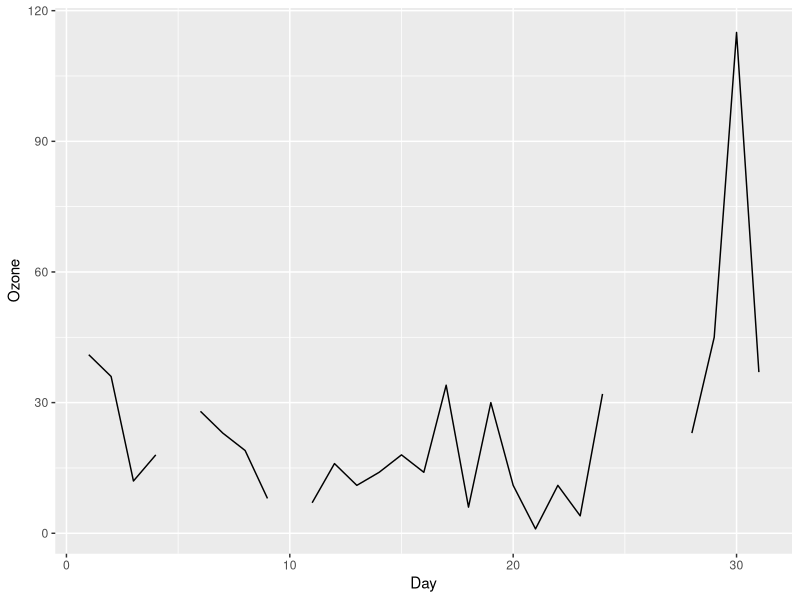
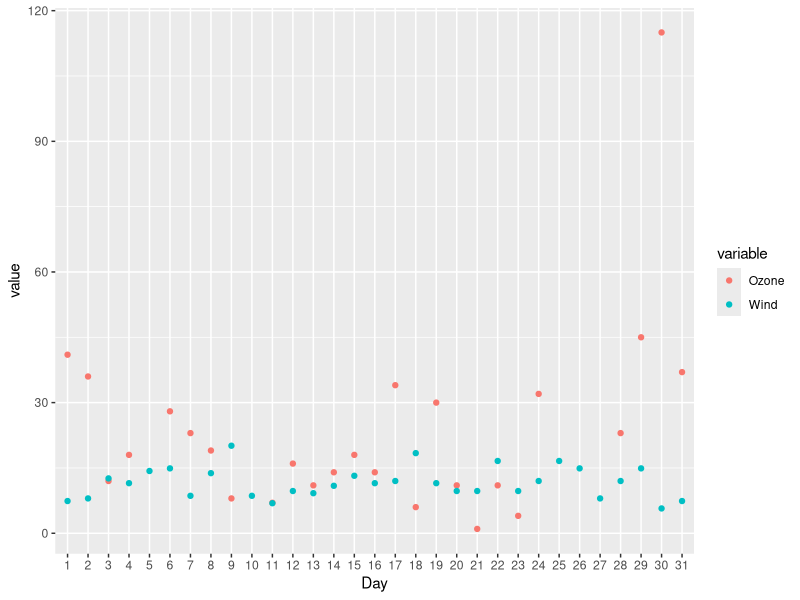

Here is the R script that generated these plots, in order:
head(airquality)
library(ggplot2)
library(dplyr)

filter(airquality, Month == 5) %>% 
  ggplot(aes(x = Day, y = Ozone)) +
  geom_line()

library(reshape2)

p <- filter(airquality, Month == 5) %>% 
  select(Day, Ozone, Wind) %>% 
  mutate(Day = factor(Day)) %>% 
  melt %>% 
  ggplot(aes(x = Day, y = value, col=variable)) +
  geom_point()

svg("Mateusz_Dorobek.svg", height = 7.5, width = 8)
p
dev.off()
